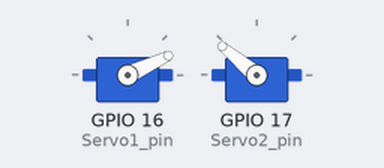
This program was run on a simulated ESP32. Shown: 2 × servo.

Above: at 0.05 s.
At 0.7 s:
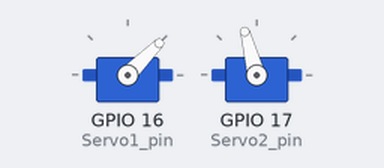
At 1.35 s:
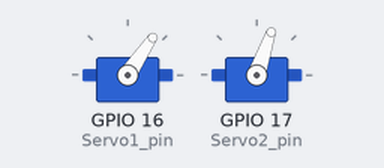
At 2.7 s:
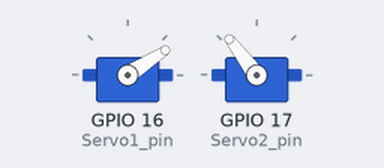
Timing chart, 0 to 5.2 s (numbered marks = the images above):
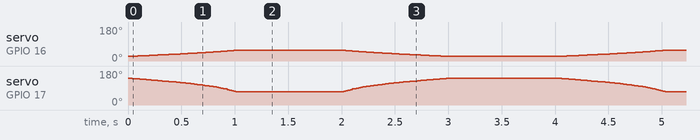

The program:

main.cpp
```cpp
#include <arduino.h>
#include <Servo.h>
#include "Inverse_kinematic.h"
#define Servo1_pin 16
#define Servo2_pin 17

Point Cel{0.0, -80.0};
Servo servo1;
Servo servo2;
float Servo1_angle, Servo2_angle;

void setup(){
  Serial.begin(115200);
 servo1.attach(Servo1_pin);
 servo2.attach(Servo2_pin);
}


void Servo_run(){
Return_all_angles(Servo1_angle, Servo2_angle, Cel);
Servo1_angle+=180.0f;
servo1.write(Servo1_angle);
servo2.write(Servo2_angle);
delay(10);


}

void showtime(){
      for (int i = -100; i >= -200; i--)
    {
        Cel = {0.0, (double)i};
        Servo_run();
    }
    delay(1000);

    for (int i = -200; i <= -100; i++)
    {
        Cel = {0.0, (double)i};
        Servo_run();
    }
    delay(1000);
}

void startup(){
servo1.write(90);
servo2.write(180);
delay(1000);
}

void loop()
{
  //startup();
  showtime();
}
```

Inverse_kinematic.cpp
```cpp
#include <math.h>
#include "Inverse_kinematic.h"
#include <iostream>
#include <math.h>

bool debug_mode_on = false;
static float PI = 3.14159265359;


Point A, B, C;
Point M1 = {0.0, 0.0};
Point M2 = {-35.5, 0.0};

Point Find_tengent_points_cordinates(Point base, double r1, Point CEL, double r2)
{
    Point C, h_vec, A_vec;
    double d = sqrt(pow(CEL.x- base.x,2)+pow(CEL.y- base.y,2));
    double a = (pow(r1,2)+pow(d,2)-pow(r2,2))/(2*d);
    double h = sqrt(pow(r1,2)-pow(a,2));
    A_vec={(CEL.x- base.x)/d, (CEL.y- base.y)/d};

    C.x = base.x + a * A_vec.x;
    C.y = base.y + a * A_vec.y;

    h_vec.x=-A_vec.x*h;
    h_vec.y=A_vec.y*h;

    C.x += h_vec.y;
    C.y += h_vec.x;
    if (debug_mode_on == true) {
        printf("Pirewsze rozwianie %0.2f, %0.2f \n", C.x, C.y);
    }


   //TODO Weryfikacja wariantu
    return C;
}

Point Find_extended_point(Point start, Point end, double lenght) {
    Point B;
    double vector_lenght = sqrt(pow((end.x - start.x),2) + pow((end.y - start.y), 2));
    Point Vector = {(end.x - start.x)/vector_lenght,  (end.y - start.y)/ vector_lenght };
    B = { end.x+ Vector.x * lenght, end.y+Vector.y * lenght };
    if (debug_mode_on == true) {
        printf("pozycja = %0.2f, %0.2f\n\n", B.x, B.y);
    }
    return B;
}


float Find_angle_to_point(Point base, Point end) {
    double kat = atan2((end.y - base.y), (end.x - base.x)) * 180 / PI;
    if (debug_mode_on == true) {
        printf("kat %0.2f\n\n", kat );
    }
    return kat;

}

void Return_all_angles(float& Motor1_angle, float& Motor2_angle, Point Cel) {
    C = Find_tengent_points_cordinates(M1, L1, Cel, L1);
    B = Find_extended_point(Cel, C, L3);
    A = Find_tengent_points_cordinates(M2, L2, B, L1);
    float kat1 = Find_angle_to_point(M1, C);
    float kat2 = Find_angle_to_point(M2, A);
    if (debug_mode_on == true) {
        printf("First motor angle: %0.2f \n Secound motor angle %0.2f", kat1, kat2);
    }

    Motor1_angle = kat1;
    Motor2_angle = kat2;
}
```

Inverse_kinematic.h
```cpp
#pragma once
static const double L1 = 120.0;
static const double L2 = 48.5;
static const double L3 = 84.0;
struct Point {
  double x;
  double y;
};
extern Point Cel;
extern Point A, B, C;
extern Point M1, M2;

Point Find_tengent_points_cordinates(Point base, double r1, Point CEL, double r2);
Point Find_extended_point(Point base, Point end, double lenght);
float Find_angle_to_point(Point base, Point End);
void Return_all_angles(float& Motor1_angle, float& Motor2_angle, Point Cel);
```
